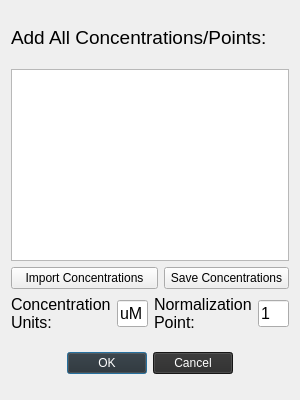
<?xml version="1.0" encoding="UTF-8"?>
<ui version="4.0">
 <class>Dialog</class>
 <widget class="QDialog" name="Dialog">
  <property name="geometry">
   <rect>
    <x>0</x>
    <y>0</y>
    <width>300</width>
    <height>400</height>
   </rect>
  </property>
  <property name="windowTitle">
   <string>Dialog</string>
  </property>
  <layout class="QVBoxLayout" name="verticalLayout">
   <item>
    <widget class="QLabel" name="label">
     <property name="palette">
      <palette>
       <active>
        <colorrole role="Base">
         <brush brushstyle="SolidPattern">
          <color alpha="255">
           <red>31</red>
           <green>31</green>
           <blue>31</blue>
          </color>
         </brush>
        </colorrole>
       </active>
       <inactive>
        <colorrole role="Base">
         <brush brushstyle="SolidPattern">
          <color alpha="255">
           <red>31</red>
           <green>31</green>
           <blue>31</blue>
          </color>
         </brush>
        </colorrole>
       </inactive>
       <disabled/>
      </palette>
     </property>
     <property name="font">
      <font>
       <pointsize>14</pointsize>
      </font>
     </property>
     <property name="text">
      <string>Add All Concentrations/Points:</string>
     </property>
     <property name="wordWrap">
      <bool>true</bool>
     </property>
    </widget>
   </item>
   <item>
    <widget class="QTableWidget" name="conc_table">
     <property name="sizePolicy">
      <sizepolicy hsizetype="Expanding" vsizetype="Fixed">
       <horstretch>0</horstretch>
       <verstretch>50</verstretch>
      </sizepolicy>
     </property>
     <property name="styleSheet">
      <string notr="true">QTableWidget {
    outline: none; /* Removes dotted rectangle focus border */
}
QTableWidget::item:selected {
    background-color: rgb(45, 101, 163);
    color: white;
	border-radius: 6px;
}</string>
     </property>
    </widget>
   </item>
   <item>
    <layout class="QHBoxLayout" name="horizontalLayout">
     <item>
      <widget class="QPushButton" name="importconc">
       <property name="maximumSize">
        <size>
         <width>150</width>
         <height>16777215</height>
        </size>
       </property>
       <property name="text">
        <string>Import Concentrations</string>
       </property>
      </widget>
     </item>
     <item>
      <widget class="QPushButton" name="saveconc">
       <property name="maximumSize">
        <size>
         <width>125</width>
         <height>16777215</height>
        </size>
       </property>
       <property name="text">
        <string>Save Concentrations</string>
       </property>
      </widget>
     </item>
    </layout>
   </item>
   <item>
    <layout class="QHBoxLayout" name="horizontalLayout_2">
     <item>
      <widget class="QLabel" name="label_2">
       <property name="font">
        <font>
         <pointsize>12</pointsize>
        </font>
       </property>
       <property name="text">
        <string>Concentration Units:</string>
       </property>
       <property name="wordWrap">
        <bool>true</bool>
       </property>
      </widget>
     </item>
     <item>
      <widget class="QLineEdit" name="conc_unit">
       <property name="font">
        <font>
         <pointsize>12</pointsize>
        </font>
       </property>
       <property name="text">
        <string>uM</string>
       </property>
      </widget>
     </item>
     <item>
      <widget class="QLabel" name="label_3">
       <property name="font">
        <font>
         <pointsize>12</pointsize>
        </font>
       </property>
       <property name="text">
        <string>Normalization Point:</string>
       </property>
       <property name="wordWrap">
        <bool>true</bool>
       </property>
      </widget>
     </item>
     <item>
      <widget class="QLineEdit" name="norm_point">
       <property name="font">
        <font>
         <pointsize>12</pointsize>
        </font>
       </property>
       <property name="text">
        <string>1</string>
       </property>
      </widget>
     </item>
    </layout>
   </item>
   <item alignment="Qt::AlignmentFlag::AlignHCenter|Qt::AlignmentFlag::AlignVCenter">
    <widget class="QDialogButtonBox" name="buttonBox">
     <property name="palette">
      <palette>
       <active>
        <colorrole role="WindowText">
         <brush brushstyle="SolidPattern">
          <color alpha="255">
           <red>255</red>
           <green>255</green>
           <blue>255</blue>
          </color>
         </brush>
        </colorrole>
        <colorrole role="Button">
         <brush brushstyle="SolidPattern">
          <color alpha="255">
           <red>42</red>
           <green>42</green>
           <blue>42</blue>
          </color>
         </brush>
        </colorrole>
        <colorrole role="Light">
         <brush brushstyle="SolidPattern">
          <color alpha="255">
           <red>46</red>
           <green>46</green>
           <blue>46</blue>
          </color>
         </brush>
        </colorrole>
        <colorrole role="Midlight">
         <brush brushstyle="SolidPattern">
          <color alpha="255">
           <red>38</red>
           <green>38</green>
           <blue>38</blue>
          </color>
         </brush>
        </colorrole>
        <colorrole role="Dark">
         <brush brushstyle="SolidPattern">
          <color alpha="255">
           <red>15</red>
           <green>15</green>
           <blue>15</blue>
          </color>
         </brush>
        </colorrole>
        <colorrole role="Mid">
         <brush brushstyle="SolidPattern">
          <color alpha="255">
           <red>21</red>
           <green>21</green>
           <blue>21</blue>
          </color>
         </brush>
        </colorrole>
        <colorrole role="Text">
         <brush brushstyle="SolidPattern">
          <color alpha="255">
           <red>255</red>
           <green>255</green>
           <blue>255</blue>
          </color>
         </brush>
        </colorrole>
        <colorrole role="BrightText">
         <brush brushstyle="SolidPattern">
          <color alpha="255">
           <red>255</red>
           <green>255</green>
           <blue>255</blue>
          </color>
         </brush>
        </colorrole>
        <colorrole role="ButtonText">
         <brush brushstyle="SolidPattern">
          <color alpha="255">
           <red>255</red>
           <green>255</green>
           <blue>255</blue>
          </color>
         </brush>
        </colorrole>
        <colorrole role="Base">
         <brush brushstyle="SolidPattern">
          <color alpha="255">
           <red>0</red>
           <green>0</green>
           <blue>0</blue>
          </color>
         </brush>
        </colorrole>
        <colorrole role="Window">
         <brush brushstyle="SolidPattern">
          <color alpha="255">
           <red>31</red>
           <green>31</green>
           <blue>31</blue>
          </color>
         </brush>
        </colorrole>
        <colorrole role="Shadow">
         <brush brushstyle="SolidPattern">
          <color alpha="255">
           <red>0</red>
           <green>0</green>
           <blue>0</blue>
          </color>
         </brush>
        </colorrole>
        <colorrole role="AlternateBase">
         <brush brushstyle="SolidPattern">
          <color alpha="255">
           <red>15</red>
           <green>15</green>
           <blue>15</blue>
          </color>
         </brush>
        </colorrole>
        <colorrole role="ToolTipBase">
         <brush brushstyle="SolidPattern">
          <color alpha="255">
           <red>255</red>
           <green>255</green>
           <blue>220</blue>
          </color>
         </brush>
        </colorrole>
        <colorrole role="ToolTipText">
         <brush brushstyle="SolidPattern">
          <color alpha="255">
           <red>0</red>
           <green>0</green>
           <blue>0</blue>
          </color>
         </brush>
        </colorrole>
        <colorrole role="PlaceholderText">
         <brush brushstyle="SolidPattern">
          <color alpha="127">
           <red>255</red>
           <green>255</green>
           <blue>255</blue>
          </color>
         </brush>
        </colorrole>
        <colorrole role="Accent">
         <brush brushstyle="SolidPattern">
          <color alpha="255">
           <red>0</red>
           <green>0</green>
           <blue>0</blue>
          </color>
         </brush>
        </colorrole>
       </active>
       <inactive>
        <colorrole role="WindowText">
         <brush brushstyle="SolidPattern">
          <color alpha="255">
           <red>255</red>
           <green>255</green>
           <blue>255</blue>
          </color>
         </brush>
        </colorrole>
        <colorrole role="Button">
         <brush brushstyle="SolidPattern">
          <color alpha="255">
           <red>42</red>
           <green>42</green>
           <blue>42</blue>
          </color>
         </brush>
        </colorrole>
        <colorrole role="Light">
         <brush brushstyle="SolidPattern">
          <color alpha="255">
           <red>46</red>
           <green>46</green>
           <blue>46</blue>
          </color>
         </brush>
        </colorrole>
        <colorrole role="Midlight">
         <brush brushstyle="SolidPattern">
          <color alpha="255">
           <red>38</red>
           <green>38</green>
           <blue>38</blue>
          </color>
         </brush>
        </colorrole>
        <colorrole role="Dark">
         <brush brushstyle="SolidPattern">
          <color alpha="255">
           <red>15</red>
           <green>15</green>
           <blue>15</blue>
          </color>
         </brush>
        </colorrole>
        <colorrole role="Mid">
         <brush brushstyle="SolidPattern">
          <color alpha="255">
           <red>21</red>
           <green>21</green>
           <blue>21</blue>
          </color>
         </brush>
        </colorrole>
        <colorrole role="Text">
         <brush brushstyle="SolidPattern">
          <color alpha="255">
           <red>255</red>
           <green>255</green>
           <blue>255</blue>
          </color>
         </brush>
        </colorrole>
        <colorrole role="BrightText">
         <brush brushstyle="SolidPattern">
          <color alpha="255">
           <red>255</red>
           <green>255</green>
           <blue>255</blue>
          </color>
         </brush>
        </colorrole>
        <colorrole role="ButtonText">
         <brush brushstyle="SolidPattern">
          <color alpha="255">
           <red>255</red>
           <green>255</green>
           <blue>255</blue>
          </color>
         </brush>
        </colorrole>
        <colorrole role="Base">
         <brush brushstyle="SolidPattern">
          <color alpha="255">
           <red>0</red>
           <green>0</green>
           <blue>0</blue>
          </color>
         </brush>
        </colorrole>
        <colorrole role="Window">
         <brush brushstyle="SolidPattern">
          <color alpha="255">
           <red>31</red>
           <green>31</green>
           <blue>31</blue>
          </color>
         </brush>
        </colorrole>
        <colorrole role="Shadow">
         <brush brushstyle="SolidPattern">
          <color alpha="255">
           <red>0</red>
           <green>0</green>
           <blue>0</blue>
          </color>
         </brush>
        </colorrole>
        <colorrole role="AlternateBase">
         <brush brushstyle="SolidPattern">
          <color alpha="255">
           <red>15</red>
           <green>15</green>
           <blue>15</blue>
          </color>
         </brush>
        </colorrole>
        <colorrole role="ToolTipBase">
         <brush brushstyle="SolidPattern">
          <color alpha="255">
           <red>255</red>
           <green>255</green>
           <blue>220</blue>
          </color>
         </brush>
        </colorrole>
        <colorrole role="ToolTipText">
         <brush brushstyle="SolidPattern">
          <color alpha="255">
           <red>0</red>
           <green>0</green>
           <blue>0</blue>
          </color>
         </brush>
        </colorrole>
        <colorrole role="PlaceholderText">
         <brush brushstyle="SolidPattern">
          <color alpha="127">
           <red>255</red>
           <green>255</green>
           <blue>255</blue>
          </color>
         </brush>
        </colorrole>
        <colorrole role="Accent">
         <brush brushstyle="SolidPattern">
          <color alpha="255">
           <red>0</red>
           <green>0</green>
           <blue>0</blue>
          </color>
         </brush>
        </colorrole>
       </inactive>
       <disabled>
        <colorrole role="WindowText">
         <brush brushstyle="SolidPattern">
          <color alpha="255">
           <red>15</red>
           <green>15</green>
           <blue>15</blue>
          </color>
         </brush>
        </colorrole>
        <colorrole role="Button">
         <brush brushstyle="SolidPattern">
          <color alpha="255">
           <red>42</red>
           <green>42</green>
           <blue>42</blue>
          </color>
         </brush>
        </colorrole>
        <colorrole role="Light">
         <brush brushstyle="SolidPattern">
          <color alpha="255">
           <red>46</red>
           <green>46</green>
           <blue>46</blue>
          </color>
         </brush>
        </colorrole>
        <colorrole role="Midlight">
         <brush brushstyle="SolidPattern">
          <color alpha="255">
           <red>38</red>
           <green>38</green>
           <blue>38</blue>
          </color>
         </brush>
        </colorrole>
        <colorrole role="Dark">
         <brush brushstyle="SolidPattern">
          <color alpha="255">
           <red>15</red>
           <green>15</green>
           <blue>15</blue>
          </color>
         </brush>
        </colorrole>
        <colorrole role="Mid">
         <brush brushstyle="SolidPattern">
          <color alpha="255">
           <red>21</red>
           <green>21</green>
           <blue>21</blue>
          </color>
         </brush>
        </colorrole>
        <colorrole role="Text">
         <brush brushstyle="SolidPattern">
          <color alpha="255">
           <red>15</red>
           <green>15</green>
           <blue>15</blue>
          </color>
         </brush>
        </colorrole>
        <colorrole role="BrightText">
         <brush brushstyle="SolidPattern">
          <color alpha="255">
           <red>255</red>
           <green>255</green>
           <blue>255</blue>
          </color>
         </brush>
        </colorrole>
        <colorrole role="ButtonText">
         <brush brushstyle="SolidPattern">
          <color alpha="255">
           <red>15</red>
           <green>15</green>
           <blue>15</blue>
          </color>
         </brush>
        </colorrole>
        <colorrole role="Base">
         <brush brushstyle="SolidPattern">
          <color alpha="255">
           <red>31</red>
           <green>31</green>
           <blue>31</blue>
          </color>
         </brush>
        </colorrole>
        <colorrole role="Window">
         <brush brushstyle="SolidPattern">
          <color alpha="255">
           <red>31</red>
           <green>31</green>
           <blue>31</blue>
          </color>
         </brush>
        </colorrole>
        <colorrole role="Shadow">
         <brush brushstyle="SolidPattern">
          <color alpha="255">
           <red>0</red>
           <green>0</green>
           <blue>0</blue>
          </color>
         </brush>
        </colorrole>
        <colorrole role="AlternateBase">
         <brush brushstyle="SolidPattern">
          <color alpha="255">
           <red>31</red>
           <green>31</green>
           <blue>31</blue>
          </color>
         </brush>
        </colorrole>
        <colorrole role="ToolTipBase">
         <brush brushstyle="SolidPattern">
          <color alpha="255">
           <red>255</red>
           <green>255</green>
           <blue>220</blue>
          </color>
         </brush>
        </colorrole>
        <colorrole role="ToolTipText">
         <brush brushstyle="SolidPattern">
          <color alpha="255">
           <red>0</red>
           <green>0</green>
           <blue>0</blue>
          </color>
         </brush>
        </colorrole>
        <colorrole role="PlaceholderText">
         <brush brushstyle="SolidPattern">
          <color alpha="127">
           <red>15</red>
           <green>15</green>
           <blue>15</blue>
          </color>
         </brush>
        </colorrole>
        <colorrole role="Accent">
         <brush brushstyle="SolidPattern">
          <color alpha="255">
           <red>22</red>
           <green>22</green>
           <blue>22</blue>
          </color>
         </brush>
        </colorrole>
       </disabled>
      </palette>
     </property>
     <property name="standardButtons">
      <set>QDialogButtonBox::StandardButton::Cancel|QDialogButtonBox::StandardButton::Ok</set>
     </property>
    </widget>
   </item>
  </layout>
 </widget>
 <resources/>
 <connections/>
</ui>
